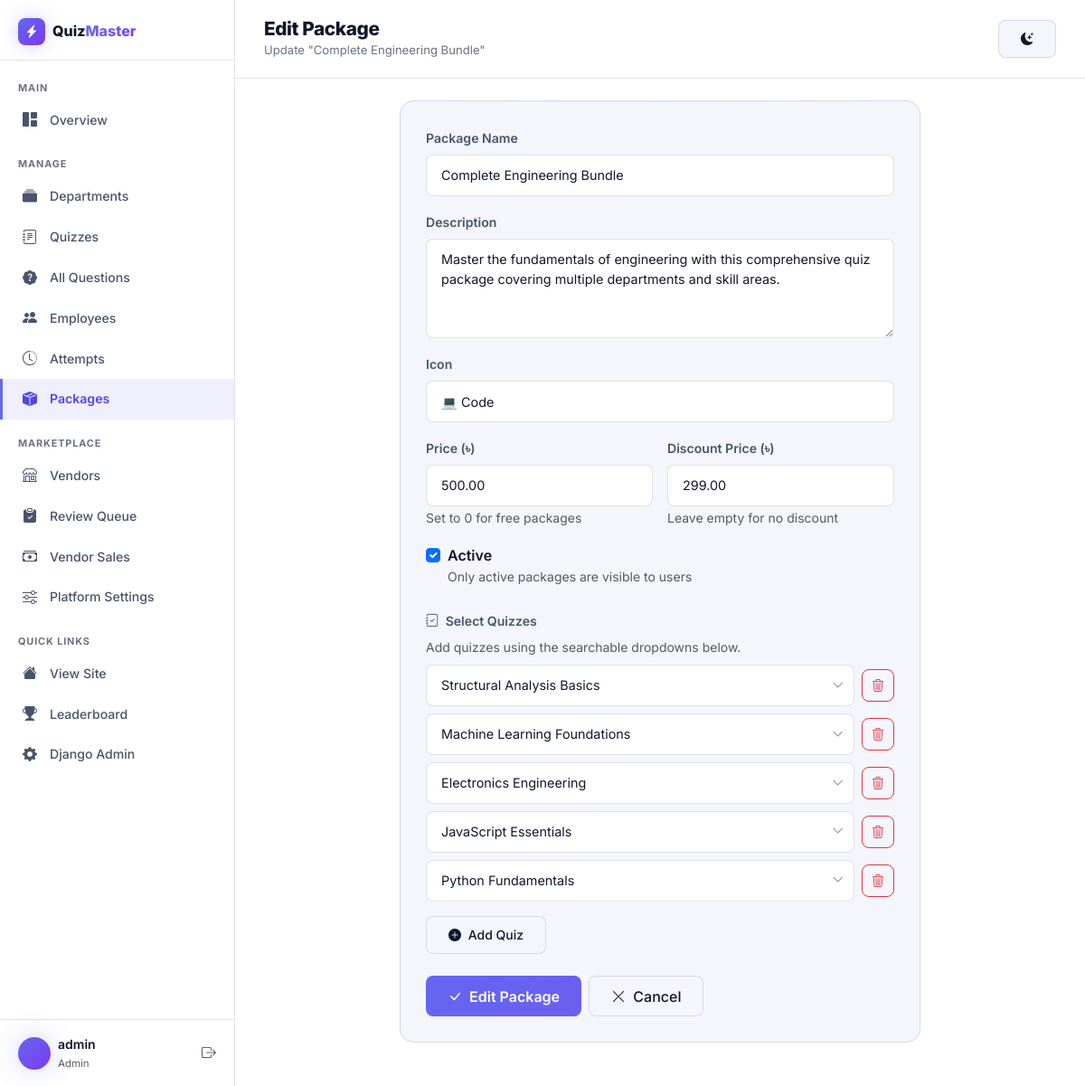
Page /dashboard/packages/1/edit/ (signed in) on the committed database.
### quizzes/models.py (models this page shows, shortened)
class Package(models.Model):
    STATUS_CHOICES = [
        ('draft', 'Draft'),
        ('pending', 'Pending Review'),
        ('approved', 'Approved / Published'),
        ('rejected', 'Rejected'),
    ]
    owner = models.ForeignKey(
        User,
        on_delete=models.CASCADE,
        null=True, blank=True,
        related_name='owned_packages',
        help_text='The vendor who owns this package. Empty for platform/admin-owned packages.'
    )
    status = models.CharField(
        max_length=20, choices=STATUS_CHOICES, default='draft',
        help_text='Review workflow status. Admin approval sets this to "approved".'
    )
    rejection_reason = models.TextField(blank=True)
    submitted_at = models.DateTimeField(null=True, blank=True)
    reviewed_at = models.DateTimeField(null=True, blank=True)
    reviewed_by = models.ForeignKey(
        User,
        on_delete=models.SET_NULL,
        null=True, blank=True,
        related_name='reviewed_packages'
    )
    name = models.CharField(max_length=300)
    slug = models.SlugField(max_length=300, unique=True, blank=True)
    description = models.TextField(
        help_text='Describe what this package covers and who it is for.'
    )
    icon = models.CharField(
        max_length=50,
        default='bi-box-seam-fill',
        help_text='Bootstrap icon class, e.g. bi-box-seam-fill'
    )
    price = models.DecimalField(
        max_digits=10, decimal_places=2, default=0.00,
        help_text='Display price. Set to 0 for free packages.'
    )
    discount_price = models.DecimalField(
        max_digits=10, decimal_places=2, null=True, blank=True,
        help_text='Optional discounted price. Leave empty for no discount.'
    )
    quizzes = models.ManyToManyField(
        Quiz,
        related_name='packages',
        blank=True,
        help_text='Select the quizzes to include in this package.'
    )
    is_active = models.BooleanField(default=True)
    created_at = models.DateTimeField(auto_now_add=True)
    updated_at = models.DateTimeField(auto_now=True)
    class Meta:
        ordering = ['-created_at']

### quizzes/views.py (the view)
# urls.py: path('dashboard/packages/<int:pk>/edit/', views.dashboard_package_edit, name='dashboard_package_edit'),
@staff_member_required
def dashboard_package_edit(request, pk):
    package = get_object_or_404(Package, pk=pk)
    if request.method == 'POST':
        form = PackageForm(request.POST, instance=package)
        if form.is_valid():
            form.save()
            messages.success(request, f'Package "{package.name}" updated successfully!')
            return redirect('dashboard_packages')
    else:
        form = PackageForm(instance=package)
    return render(request, 'quizzes/dashboard/package_form.html', {
        'form': form, 'action': 'Edit', 'package': package, 'active_page': 'packages'
    })

### quizzes/models.py (called while the page is built)
    def __str__(self):
        return self.name

### quizzes/templates/quizzes/dashboard/package_form.html (shortened to what this page needs)
{% extends "quizzes/dashboard/base.html" %}
{% block page_title %}{{ action }} Package{% endblock %}
{% block page_subtitle %}{% if action == 'Create' %}Create a new quiz package bundle{% else %}Update "{{ package.name }}"{% endif %}{% endblock %}
{% block dash_content %}
<div class="row justify-content-center">
    <div class="col-lg-8">
        <div class="glass-card-static">
            <form method="post" id="packageForm">
                <div class="mb-3">
                    <label for="id_name" class="form-label fw-600">Package Name</label>
                    {{ form.name }}
                </div>
                <div class="mb-3">
                    <label for="id_description" class="form-label fw-600">Description</label>
                    {{ form.description }}
                </div>
                <div class="mb-3">
                    <label for="id_icon" class="form-label fw-600">Icon</label>
                    {{ form.icon }}
                </div>
                <div class="row g-3 mb-3">
                    <div class="col-md-6">
                        <label for="id_price" class="form-label fw-600">Price (৳)</label>
                        {{ form.price }}
                        <small class="text-muted">Set to 0 for free packages</small>
                    </div>
                    <div class="col-md-6">
                        <label for="id_discount_price" class="form-label fw-600">Discount Price (৳)</label>
                        {{ form.discount_price }}
                        <small class="text-muted">Leave empty for no discount</small>
                    </div>
                </div>
                <div class="mb-4">
                    <div class="form-check">
                        {{ form.is_active }}
                        <label class="form-check-label fw-600" for="id_is_active">Active</label>
                        <small class="text-muted d-block">Only active packages are visible to users</small>
                    </div>
                </div>
                <div class="mb-4">
                    <label class="form-label fw-600">
                        <i class="bi bi-journal-check me-1"></i> Select Quizzes
                    </label>
                    <small class="text-muted d-block mb-2">Add quizzes using the searchable dropdowns below.</small>
                    <div id="quizRowsContainer" class="pkg-quiz-rows">
                    </div>
                    <button type="button" id="addQuizBtn" class="btn btn-glass btn-sm mt-2">
                        <i class="bi bi-plus-circle-fill me-1"></i> Add Quiz
                    </button>
                </div>
                <div class="d-flex gap-2">
                    <button type="submit" class="btn btn-gradient">
                        <i class="bi bi-check-lg me-1"></i> {{ action }} Package
                    </button>
                    <a href="{% url 'dashboard_packages' %}" class="btn btn-glass">
                        <i class="bi bi-x-lg me-1"></i> Cancel
                    </a>
                </div>
            </form>
        </div>
    </div>
</div>
{% endblock %}

### quizzes/templates/quizzes/dashboard/base.html (shortened to what this page needs)
{% load static %}
<!DOCTYPE html>
<html lang="en" data-bs-theme="light" data-theme="light">
<head>
    <link href="https://cdn.jsdelivr.net/npm/bootstrap@5.3.3/dist/css/bootstrap.min.css" rel="stylesheet">
    <link href="https://cdn.jsdelivr.net/npm/bootstrap-icons@1.11.3/font/bootstrap-icons.css" rel="stylesheet">
    <link rel="stylesheet" href="{% static 'css/style.css' %}?v=6">
    <link rel="stylesheet" href="{% static 'css/dashboard.css' %}?v=6">
</head>
<body class="dashboard-body">
    <aside class="dash-sidebar" id="dashSidebar">
        <div class="dash-sidebar-header">
            <a href="{% url 'home' %}" class="d-flex align-items-center gap-2 text-decoration-none">
                <div class="brand-icon brand-icon-sm">
                    <i class="bi bi-lightning-charge-fill"></i>
                </div>
                <span class="fw-800 text-white">Quiz<span class="text-gradient">Master</span></span>
            </a>
        </div>
        <nav class="dash-nav">
            <div class="dash-nav-section">
                <div class="dash-nav-label">Main</div>
                <a href="{% url 'dashboard' %}" class="dash-nav-link {% if active_page == 'overview' %}active{% endif %}">
                    <i class="bi bi-grid-1x2-fill"></i> Overview
                </a>
            </div>
            <div class="dash-nav-section">
                <div class="dash-nav-label">Manage</div>
                <a href="{% url 'dashboard_departments' %}" class="dash-nav-link {% if active_page == 'departments' %}active{% endif %}">
                    <i class="bi bi-collection-fill"></i> Departments
                </a>
                <a href="{% url 'dashboard_quizzes' %}" class="dash-nav-link {% if active_page == 'quizzes' %}active{% endif %}">
                    <i class="bi bi-journal-text"></i> Quizzes
                </a>
                <a href="{% url 'dashboard_all_questions' %}" class="dash-nav-link {% if active_page == 'questions' %}active{% endif %}">
                    <i class="bi bi-patch-question-fill"></i> All Questions
                </a>
                <a href="{% url 'dashboard_employees' %}" class="dash-nav-link {% if active_page == 'employees' %}active{% endif %}">
                    <i class="bi bi-people-fill"></i> Employees
                </a>
                <a href="{% url 'dashboard_attempts' %}" class="dash-nav-link {% if active_page == 'attempts' %}active{% endif %}">
                    <i class="bi bi-clock-history"></i> Attempts
                </a>
                <a href="{% url 'dashboard_packages' %}" class="dash-nav-link {% if active_page == 'packages' %}active{% endif %}">
                    <i class="bi bi-box-seam-fill"></i> Packages
                </a>
            </div>
            <div class="dash-nav-section">
                <div class="dash-nav-label">Marketplace</div>
                <a href="{% url 'dashboard_vendors' %}" class="dash-nav-link {% if active_page == 'vendors' %}active{% endif %}">
                    <i class="bi bi-shop"></i> Vendors
                </a>
                <a href="{% url 'dashboard_review_quizzes' %}" class="dash-nav-link {% if active_page == 'reviews' %}active{% endif %}">
                    <i class="bi bi-clipboard-check-fill"></i> Review Queue
                </a>
                <a href="{% url 'dashboard_vendor_sales' %}" class="dash-nav-link {% if active_page == 'vendor_sales' %}active{% endif %}">
                    <i class="bi bi-cash-stack"></i> Vendor Sales
                </a>
                <a href="{% url 'dashboard_settings' %}" class="dash-nav-link {% if active_page == 'settings' %}active{% endif %}">
                    <i class="bi bi-sliders"></i> Platform Settings
                </a>
            </div>
            <div class="dash-nav-section">
                <div class="dash-nav-label">Quick Links</div>
                <a href="{% url 'home' %}" class="dash-nav-link">
                    <i class="bi bi-house-fill"></i> View Site
                </a>
                <a href="{% url 'leaderboard' %}" class="dash-nav-link">
                    <i class="bi bi-trophy-fill"></i> Leaderboard
                </a>
                <a href="{% url 'admin:index' %}" class="dash-nav-link" target="_blank">
                    <i class="bi bi-gear-fill"></i> Django Admin
                </a>
            </div>
        </nav>
        <div class="dash-sidebar-footer">
            <div class="d-flex align-items-center gap-2">
                <div class="profile-avatar" style="width: 36px; height: 36px; font-size: 0.85rem;">
                </div>
                <div>
                    <div class="fw-600 small text-white">{{ user.get_full_name|default:user.username }}</div>
                    <div class="text-muted" style="font-size: 0.72rem;">
                        {% if user.is_superuser %}Admin{% else %}Staff{% endif %}
                    </div>
                </div>
            </div>
            <a href="{% url 'logout' %}" class="text-muted" title="Logout">
                <i class="bi bi-box-arrow-right"></i>
            </a>
        </div>
    </aside>
    <div class="dash-main">
        <header class="dash-topbar">
            <div>
                <h1 class="dash-page-title">{% block page_title %}Dashboard{% endblock %}</h1>
                <p class="dash-page-subtitle mb-0">{% block page_subtitle %}{% endblock %}</p>
            </div>
            <button type="button" class="btn btn-glass btn-sm ms-auto" data-theme-toggle title="Toggle light / dark mode" aria-label="Toggle light or dark mode">
                <i class="bi bi-sun-fill"></i>
            </button>
        </header>
        <div class="dash-content">
            {% block dash_content %}{% endblock %}
        </div>
    </div>
</body>
</html>

### static/css/dashboard.css (style rules this page uses)
html[data-theme="light"] .dash-sidebar { background: rgba(255, 255, 255, 0.96); }
html[data-theme="light"] .dash-topbar { background: rgba(255, 255, 255, 0.8); }
html[data-theme="light"] .dash-sidebar .text-white { color: var(--text-primary) !important; }
.dashboard-body { display: flex; min-height: 100vh; background: var(--bg-primary); }
.dash-sidebar { width: 260px; min-height: 100vh; background: rgba(10, 14, 26, 0.95); border-right: 1px solid var(--glass-border); display: flex; flex-direction: column; position: fixed; top: 0; left: 0; bottom: 0; z-index: 1040; backdrop-filter: blur(20px); transition: transform 0.3s ease; }
.dash-sidebar-header { padding: 1.25rem 1.25rem 1rem; border-bottom: 1px solid var(--glass-border); display: flex; align-items: center; justify-content: space-between; }
.dash-nav { flex: 1; padding: 0.75rem 0; overflow-y: auto; }
.dash-nav-section { margin-bottom: 0.5rem; }
.dash-nav-label { font-size: 0.68rem; text-transform: uppercase; letter-spacing: 0.08em; color: var(--text-muted); padding: 0.6rem 1.25rem 0.3rem; font-weight: 700; }
.dash-nav-link { display: flex; align-items: center; gap: 0.75rem; padding: 0.6rem 1.25rem; color: var(--text-secondary); text-decoration: none; font-size: 0.88rem; font-weight: 500; transition: all 0.15s ease; border-left: 3px solid transparent; }
.dash-nav-link.active { color: var(--accent-tertiary); background: rgba(99, 102, 241, 0.1); border-left-color: var(--accent-primary); font-weight: 600; }
.dash-nav-link i { font-size: 1rem; width: 20px; text-align: center; }
.dash-sidebar-footer { padding: 1rem 1.25rem; border-top: 1px solid var(--glass-border); display: flex; align-items: center; justify-content: space-between; }
.dash-main { flex: 1; margin-left: 260px; min-height: 100vh; }
.dash-topbar { padding: 1.25rem 2rem; border-bottom: 1px solid var(--glass-border); background: rgba(10, 14, 26, 0.7); backdrop-filter: blur(10px); display: flex; align-items: center; position: sticky; top: 0; z-index: 100; }
.dash-page-title { font-size: 1.3rem; font-weight: 800; margin: 0; letter-spacing: -0.02em; }
.dash-page-subtitle { font-size: 0.82rem; color: var(--text-muted); }
.dash-content { padding: 1.5rem 2rem 3rem; }

### rows in the picture
Package: name "Complete Engineering Bundle", description "Master the fundamentals of engineering with this comprehensive quiz package covering multiple departments and skill areas.", icon "💻 Code", price "500.00", discount_price "299.00", is_active "☑"

### other values in the picture
{{ user.get_full_name|default:user.username }} "admin"
{{ action }} "Edit"
